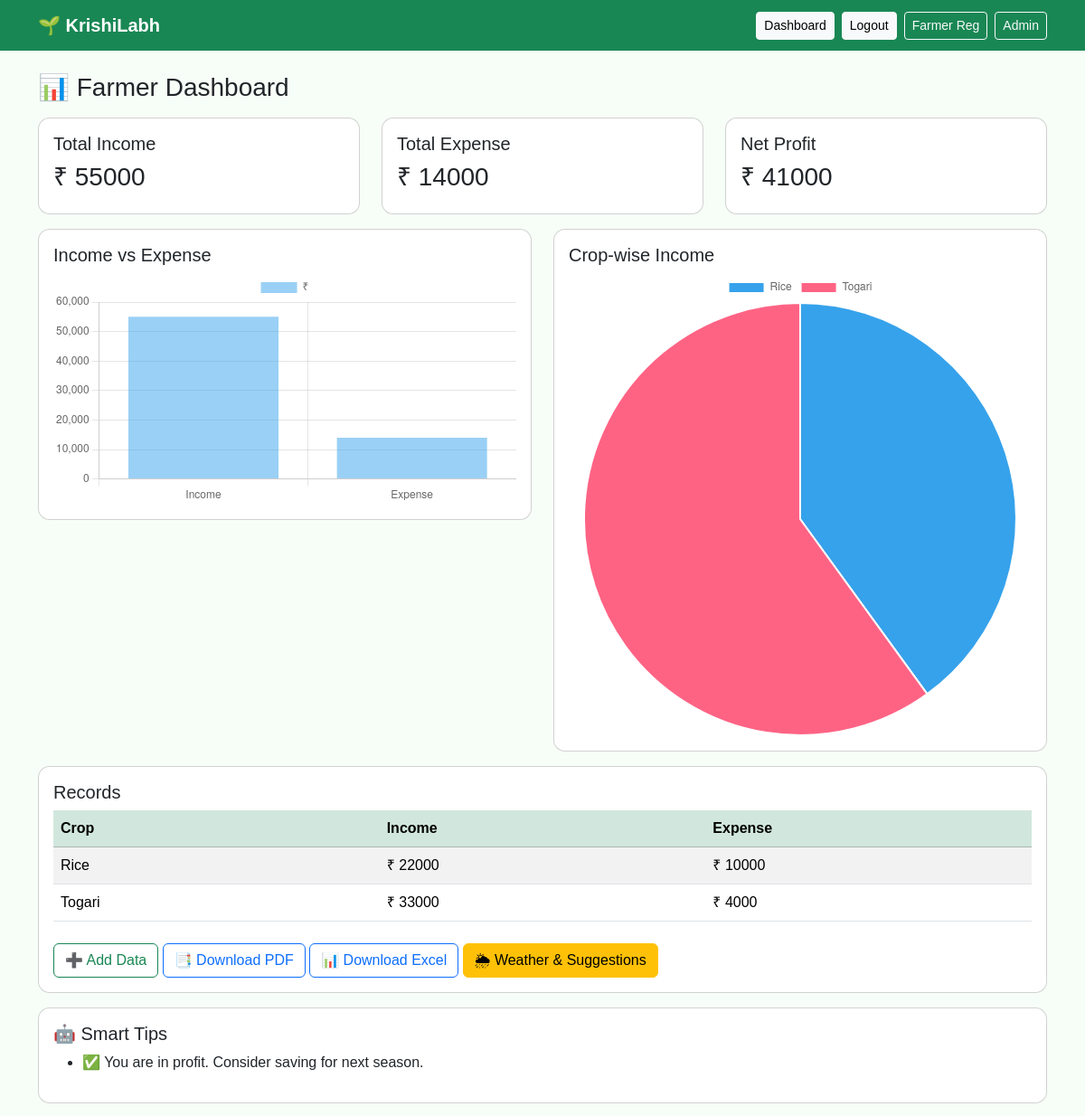
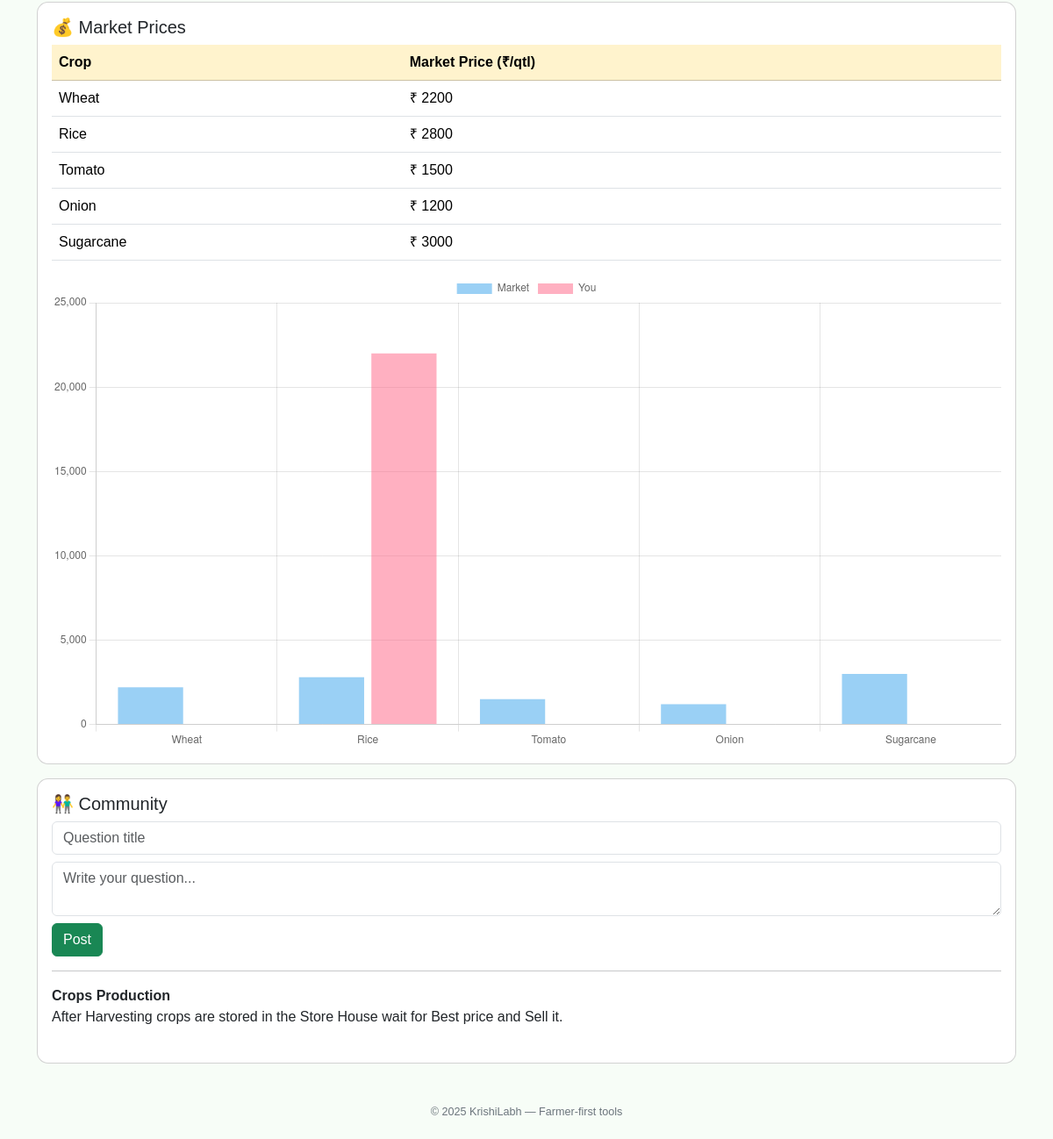
The app's page /dashboard (signed in) with its own data (2 pictures, top to bottom).
### tables this page shows
CREATE TABLE records (
        id INTEGER PRIMARY KEY AUTOINCREMENT, user_id INTEGER, crop TEXT, income INTEGER, expense INTEGER, created_at TEXT
    );

CREATE TABLE community (
        id INTEGER PRIMARY KEY AUTOINCREMENT, title TEXT, body TEXT, created_at TEXT
    );

### app.py (the view)
@app.route("/dashboard")
def dashboard():
    init_db()
    if 'user_id' not in session:
        return redirect(url_for('login'))
    uid = session['user_id']
    conn = get_db()
    records = [dict(r) for r in conn.execute("SELECT crop,income,expense FROM records WHERE user_id=?", (uid,)).fetchall()]
    income = sum(r['income'] for r in records) if records else 0
    expense = sum(r['expense'] for r in records) if records else 0
    profit = income - expense
    tips = []
    if expense > income * 0.6 and income>0:
        tips.append("💡 Your expenses are high. Try reducing fertilizer costs.")
    if profit>0:
        tips.append("✅ You are in profit. Consider saving for next season.")
    if any(r['crop'].lower()=='wheat' for r in records):
        tips.append("🌾 Wheat prices are good currently. Consider timing your sale.")
    if not tips:
        tips.append("📊 Add crop records to get personalized tips.")
    market_prices = {"Wheat":2200,"Rice":2800,"Tomato":1500,"Onion":1200,"Sugarcane":3000}
    questions = [dict(q) for q in conn.execute("SELECT title,body FROM community ORDER BY id DESC LIMIT 10").fetchall()]
    conn.close()
    return render_template("dashboard.html", income=income, expense=expense, profit=profit, records=records, tips=tips, market_prices=market_prices, questions=questions, year=datetime.now().year)

### app.py (called while the page is built)
def get_db():
    conn = sqlite3.connect(DB_PATH)
    conn.row_factory = sqlite3.Row
    return conn

def init_db():
    conn = get_db()
    conn.execute('''CREATE TABLE IF NOT EXISTS users (
        id INTEGER PRIMARY KEY AUTOINCREMENT, username TEXT UNIQUE NOT NULL, password TEXT NOT NULL
    )''')
    conn.execute('''CREATE TABLE IF NOT EXISTS records (
        id INTEGER PRIMARY KEY AUTOINCREMENT, user_id INTEGER, crop TEXT, income INTEGER, expense INTEGER, created_at TEXT
    )''')
    conn.execute('''CREATE TABLE IF NOT EXISTS farmers (
        id INTEGER PRIMARY KEY AUTOINCREMENT, name TEXT, phone TEXT, village TEXT, language TEXT, subscribed INTEGER, created_at TEXT
    )''')
    conn.execute('''CREATE TABLE IF NOT EXISTS community (
        id INTEGER PRIMARY KEY AUTOINCREMENT, title TEXT, body TEXT, created_at TEXT
    )''')
    conn.commit()
    conn.close()

### templates/dashboard.html (shortened to what this page needs)
{% extends "layout.html" %}
{% block content %}
<h3 class="mb-3">📊 Farmer Dashboard</h3>
<div class="row">
  <div class="col-md-4">
    <div class="card p-3 mb-3"><h5>Total Income</h5><h3>₹ {{ income }}</h3></div>
  </div>
  <div class="col-md-4">
    <div class="card p-3 mb-3"><h5>Total Expense</h5><h3>₹ {{ expense }}</h3></div>
  </div>
  <div class="col-md-4">
    <div class="card p-3 mb-3"><h5>Net Profit</h5><h3>₹ {{ profit }}</h3></div>
  </div>
</div>
<div class="row">
  <div class="col-md-6">
    <div class="card p-3 mb-3">
      <h5>Income vs Expense</h5>
      <canvas id="incExp"></canvas>
    </div>
  </div>
  <div class="col-md-6">
    <div class="card p-3 mb-3">
      <h5>Crop-wise Income</h5>
      <canvas id="cropChart"></canvas>
    </div>
  </div>
</div>
<div class="card p-3 mb-3">
  <h5>Records</h5>
  <table class="table table-striped table-fixed">
    <thead class="table-success"><tr><th>Crop</th><th>Income</th><th>Expense</th></tr></thead>
    <tbody>
      {% for r in records %}
      <tr><td>{{ r['crop'] }}</td><td>₹ {{ r['income'] }}</td><td>₹ {{ r['expense'] }}</td></tr>
      {% endfor %}
    </tbody>
  </table>
  <div class="mt-2">
    <a class="btn btn-outline-success" href="{{ url_for('add_data') }}">➕ Add Data</a>
    <a class="btn btn-outline-primary" href="{{ url_for('export_pdf') }}">📑 Download PDF</a>
    <a class="btn btn-outline-primary" href="{{ url_for('export_excel') }}">📊 Download Excel</a>
    <a class="btn btn-warning" href="{{ url_for('weather', village='Belagavi') }}">🌦 Weather & Suggestions</a>
  </div>
</div>
<div class="card p-3 mb-3">
  <h5>🤖 Smart Tips</h5>
  <ul>
    {% for tip in tips %}<li>{{ tip }}</li>{% endfor %}
  </ul>
</div>
<div class="card p-3 mb-3">
  <h5>💰 Market Prices</h5>
  <table class="table"><thead class="table-warning"><tr><th>Crop</th><th>Market Price (₹/qtl)</th></tr></thead>
  <tbody>{% for c,p in market_prices.items() %}<tr><td>{{ c }}</td><td>₹ {{ p }}</td></tr>{% endfor %}</tbody></table>
  <canvas id="marketChart"></canvas>
</div>
<div class="card p-3 mb-3">
  <h5>👫 Community</h5>
  <form method="POST" action="{{ url_for('post_question') }}">
    <div class="mb-2"><input class="form-control" name="title" placeholder="Question title" required></div>
    <div class="mb-2"><textarea class="form-control" name="body" rows="2" placeholder="Write your question..."></textarea></div>
    <button class="btn btn-success">Post</button>
  </form>
  <hr>
  {% for q in questions %}
  <div class="mb-2"><strong>{{ q['title'] }}</strong><p>{{ q['body'] }}</p></div>
  {% endfor %}
</div>
<script>
const income={{ income }};
const expense={{ expense }};
new Chart(document.getElementById('incExp'), {type:'bar', data:{
  labels:['Income','Expense'], datasets:[{label:'₹', data:[income, expense]}]
}});
const cropLabels = {{ records | map(attribute='crop') | list | tojson }};
const cropIncome = {{ records | map(attribute='income') | list | tojson }};
new Chart(document.getElementById('cropChart'), {type:'pie', data:{labels:cropLabels, datasets:[{data:cropIncome}]}});
const marketLabels = {{ market_prices.keys() | list | tojson }};
const marketData = {{ market_prices.values() | list | tojson }};
const farmerPrices = marketLabels.map(l => {
  const rec = {{ records | tojson }}.find(r => r.crop.toLowerCase() === l.toLowerCase());
  return rec ? rec.income : 0;
});
new Chart(document.getElementById('marketChart'), {type:'bar', data:{
  labels:marketLabels, datasets:[{label:'Market', data:marketData}, {label:'You', data:farmerPrices}]
}});
</script>
{% endblock %}

### static/css/style.css (style rules this page uses)
body { background: #f7fdf7; font-family: Arial, sans-serif; }
.card { border-radius: 0.8rem; }
.table-fixed { table-layout: fixed; word-wrap: break-word; }

### records on screen
records: crop "Rice", income "22000", expense "10000"
records: crop "Togari", income "33000", expense "4000"
community: title "Crops Production", body "After Harvesting crops are stored in the Store House wait for Best price and Sell it."

### other values on screen
{{ income }} "55000"
{{ expense }} "14000"
{{ profit }} "41000"
{{ tip }} "✅ You are in profit. Consider saving for next season."
{{ c }} "Wheat" "Rice" "Tomato" "Onion" "Sugarcane"
{{ p }} "2200" "2800" "1500" "1200" "3000"
chart data {{ income }} 55000
chart data {{ expense }} 14000
chart data {{ records | map(attribute='crop') | list | tojson }} ["Rice", "Togari"]
chart data {{ records | map(attribute='income') | list | tojson }} [22000, 33000]
